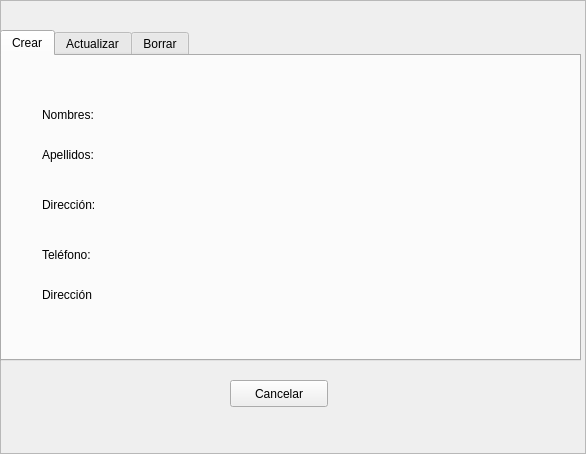
<?xml version="1.0" encoding="UTF-8"?>
<ui version="4.0">
 <class>VentanaRegistroUsuario</class>
 <widget class="QFrame" name="VentanaRegistroUsuario">
  <property name="geometry">
   <rect>
    <x>0</x>
    <y>0</y>
    <width>586</width>
    <height>454</height>
   </rect>
  </property>
  <property name="windowTitle">
   <string>Frame</string>
  </property>
  <property name="frameShape">
   <enum>QFrame::StyledPanel</enum>
  </property>
  <property name="frameShadow">
   <enum>QFrame::Raised</enum>
  </property>
  <widget class="QPushButton" name="botonAtras">
   <property name="geometry">
    <rect>
     <x>230</x>
     <y>380</y>
     <width>98</width>
     <height>27</height>
    </rect>
   </property>
   <property name="text">
    <string>Cancelar</string>
   </property>
  </widget>
  <widget class="QTabWidget" name="tabWidget">
   <property name="geometry">
    <rect>
     <x>0</x>
     <y>30</y>
     <width>581</width>
     <height>331</height>
    </rect>
   </property>
   <property name="currentIndex">
    <number>0</number>
   </property>
   <widget class="QWidget" name="tab">
    <attribute name="title">
     <string>Crear</string>
    </attribute>
    <widget class="QLabel" name="label">
     <property name="geometry">
      <rect>
       <x>40</x>
       <y>50</y>
       <width>66</width>
       <height>17</height>
      </rect>
     </property>
     <property name="text">
      <string>Nombres:</string>
     </property>
    </widget>
    <widget class="QLabel" name="label_2">
     <property name="geometry">
      <rect>
       <x>40</x>
       <y>90</y>
       <width>66</width>
       <height>17</height>
      </rect>
     </property>
     <property name="text">
      <string>Apellidos:</string>
     </property>
    </widget>
    <widget class="QLabel" name="label_3">
     <property name="geometry">
      <rect>
       <x>40</x>
       <y>140</y>
       <width>66</width>
       <height>17</height>
      </rect>
     </property>
     <property name="text">
      <string>Dirección:</string>
     </property>
    </widget>
    <widget class="QLabel" name="label_4">
     <property name="geometry">
      <rect>
       <x>40</x>
       <y>190</y>
       <width>66</width>
       <height>17</height>
      </rect>
     </property>
     <property name="text">
      <string>Teléfono:</string>
     </property>
    </widget>
    <widget class="QLabel" name="label_5">
     <property name="geometry">
      <rect>
       <x>40</x>
       <y>230</y>
       <width>66</width>
       <height>17</height>
      </rect>
     </property>
     <property name="text">
      <string>Dirección</string>
     </property>
    </widget>
   </widget>
   <widget class="QWidget" name="tab_2">
    <attribute name="title">
     <string>Actualizar</string>
    </attribute>
   </widget>
   <widget class="QWidget" name="tab_3">
    <attribute name="title">
     <string>Borrar</string>
    </attribute>
   </widget>
  </widget>
 </widget>
 <resources/>
 <connections/>
</ui>
